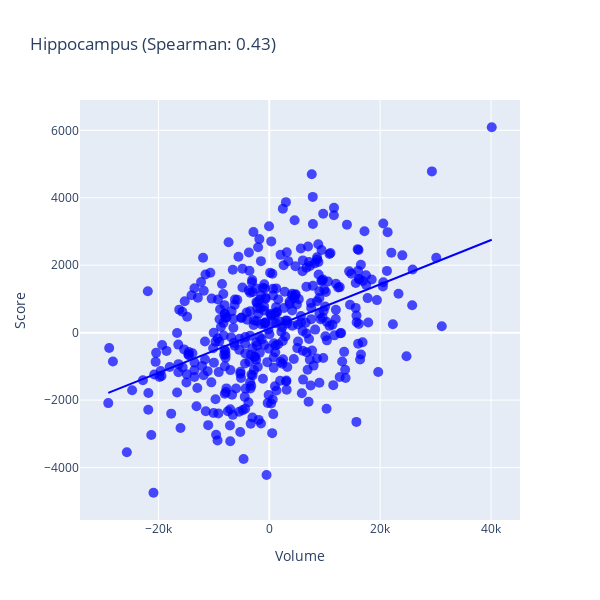

This figure's notebook cell:
### Code cell
#| label: fig1
fig1 = plot_correlation(df_dict, "Hippocampus_Memory", 'Volume', 'Score', 'Hippocampus', color='blue', marker_size=10, marker_opacity=0.7)
fig1.show()

### Figure 1 — Plotly figure (JSON) as saved in the notebook; plotly's stock layout.template omitted (floating-point values rounded to 4 significant figures; data arrays with more than 128 entries replaced by an {"elided": "..."} marker saying what was removed)
{"data": [{"hovertemplate": "Volume=%{x}<br>Score=%{y}<extra></extra>", "legendgroup": "", "marker": {"color": "blue", "opacity": 0.7, "size": 10, "symbol": "circle"}, "mode": "markers", "name": "", "orientation": "v", "showlegend": false, "type": "scatter", "x": {"elided": "400 float values"}, "xaxis": "x", "y": {"elided": "400 float values"}, "yaxis": "y"}, {"hovertemplate": "<b>OLS trendline</b><br>Score = 0.0656403 * Volume + 122.427<br>R<sup>2</sup>=0.204612<br><br>Volume=%{x}<br>Score=%{y} <b>(trend)</b><extra></extra>", "legendgroup": "", "marker": {"color": "blue", "opacity": 0.7, "size": 10, "symbol": "circle"}, "mode": "lines", "name": "", "showlegend": false, "type": "scatter", "x": {"elided": "400 float values"}, "xaxis": "x", "y": {"elided": "400 float values"}, "yaxis": "y"}], "layout": {"height": 600, "legend": {"tracegroupgap": 0}, "title": {"text": "Hippocampus (Spearman: 0.43)"}, "width": 600, "xaxis": {"anchor": "y", "autorange": true, "domain": [0, 1], "range": [-34140.0, 45230.0], "title": {"text": "Volume"}, "type": "linear"}, "yaxis": {"anchor": "x", "autorange": true, "domain": [0, 1], "range": [-5554.0, 6899.0], "title": {"text": "Score"}, "type": "linear"}}}
